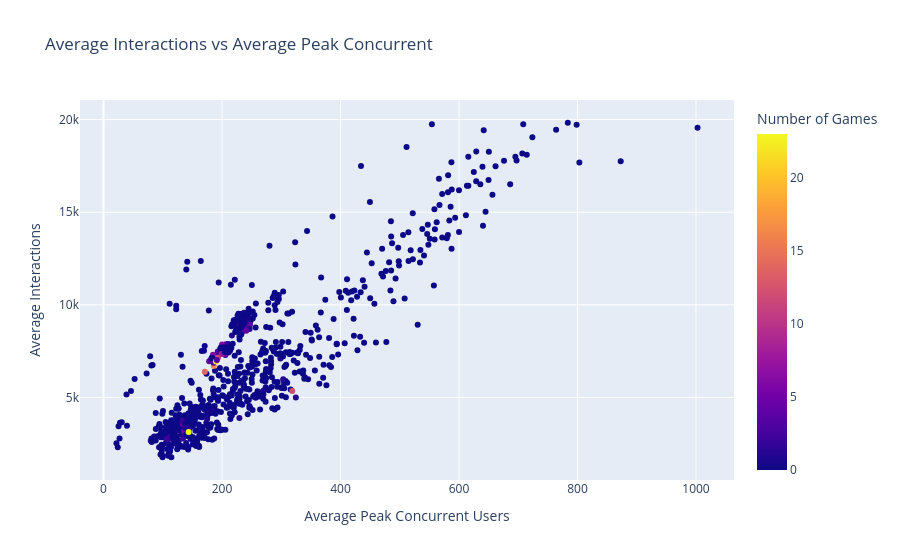

Notebook code cell kept with this figure:
### Code cell
new_tags_df["Tag Combination"] = (
    new_tags_df["Tag1"] + ", " + new_tags_df["Tag2"] + ", " + new_tags_df["Tag3"]
)

fig = px.scatter(
    new_tags_df,
    x="Average PCCU",
    y="Average Interactions",
    hover_name="Tag Combination",
    hover_data={
        "Number of Games": True,
        "Average PCCU": True,
        "Average Interactions": True,
        "Average Owners": True
    },
    color="Number of Games",
    title="Average Interactions vs Average Peak Concurrent",
    labels={
        "Average PCCU": "Average Peak Concurrent Users",
        "Average Interactions": "Average Interactions",
        "Number of Games": "Number of Games",
        "Average Owners": "Average Owners"
    }
)

fig.show()

### Figure 1 — Plotly figure (JSON) as saved in the notebook; plotly's stock layout.template omitted (floating-point values rounded to 4 significant figures; data arrays with more than 128 entries replaced by an {"elided": "..."} marker saying what was removed)
{"data": [{"customdata": {"elided": "816x2 float values"}, "hovertemplate": "<b>%{hovertext}</b><br><br>Average Peak Concurrent Users=%{x}<br>Average Interactions=%{y}<br>Number of Games=%{marker.color}<br>Average Owners=%{customdata[1]}<extra></extra>", "hovertext": {"elided": "816 str values"}, "legendgroup": "", "marker": {"color": {"elided": "816 int values"}, "coloraxis": "coloraxis", "symbol": "circle"}, "mode": "markers", "name": "", "orientation": "v", "showlegend": false, "type": "scatter", "x": {"elided": "816 float values"}, "xaxis": "x", "y": {"elided": "816 float values"}, "yaxis": "y"}], "layout": {"coloraxis": {"colorbar": {"title": {"text": "Number of Games"}}, "colorscale": [[0, "#0d0887"], [0.1111, "#46039f"], [0.2222, "#7201a8"], [0.3333, "#9c179e"], [0.4444, "#bd3786"], [0.5556, "#d8576b"], [0.6667, "#ed7953"], [0.7778, "#fb9f3a"], [0.8889, "#fdca26"], [1, "#f0f921"]]}, "legend": {"tracegroupgap": 0}, "title": {"text": "Average Interactions vs Average Peak Concurrent"}, "xaxis": {"anchor": "y", "domain": [0, 1], "title": {"text": "Average Peak Concurrent Users"}}, "yaxis": {"anchor": "x", "domain": [0, 1], "title": {"text": "Average Interactions"}}}}
